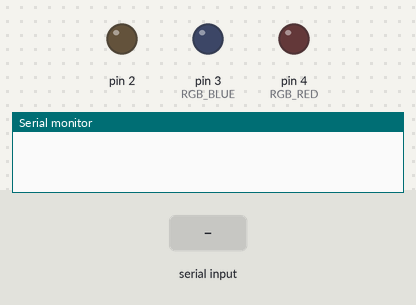
Simulated run of this sketch. Board: Arduino Uno, built with avr-gcc and run on an emulated ATmega328P. On the bench: output pins drawn as LEDs (lit = HIGH), the last lines printed to the serial monitor. The test bench sets the inputs (shaded band).

Above: at 1.2 s.
1.3 s: "200\n" received over Serial
At 3.3 s:
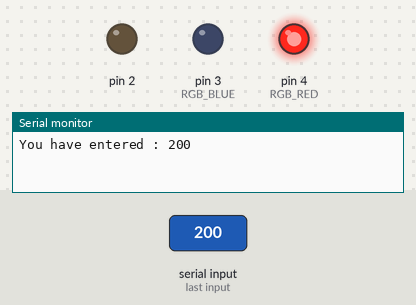
3.8 s: "5\n" received over Serial
At 5.1 s:
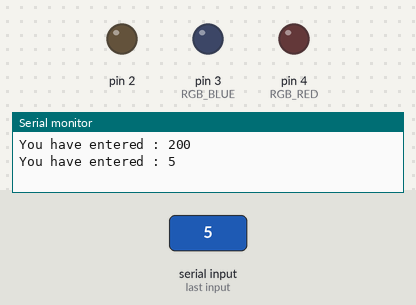
Timing chart, 0 to 6.8 s (numbered marks = the images above; inputs shaded):
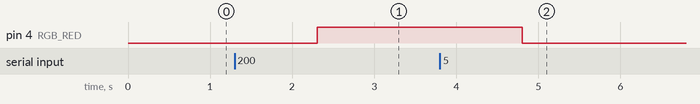

Measured:
- after the input at 1.3 s, pin 4 (RGB_RED): LOW → HIGH after 1.0 s
- after the input at 3.8 s, pin 4 (RGB_RED): HIGH → LOW after 1.0 s

The sketch:

______________.ino
```cpp
enum
{
  RGB_GREEN = 2U,
  RGB_BLUE,
  RGB_RED,
};


void setup() {
  // put your setup code here, to run once:
  Serial.begin(9600UL);
  pinMode(RGB_GREEN, OUTPUT);
  pinMode(RGB_BLUE, OUTPUT);
  pinMode(RGB_RED, OUTPUT);
}

void loop() {
  // put your main code here, to run repeatedly:
  if(Serial.available() > 0)                // 값이 있을때만 읽어서 진행 하도록하기 위해서.
  {
    String str1 = Serial.readString();      // 스트링으로 읽는게 가장 좋다.
    int value1 = str1.toInt();               // 문자열을 정수형으로 바꾸는 메소드
    Serial.print(F("You have entered : "));
    Serial.println(str1);
    analogWrite(RGB_RED, value1);
  }

}
```
